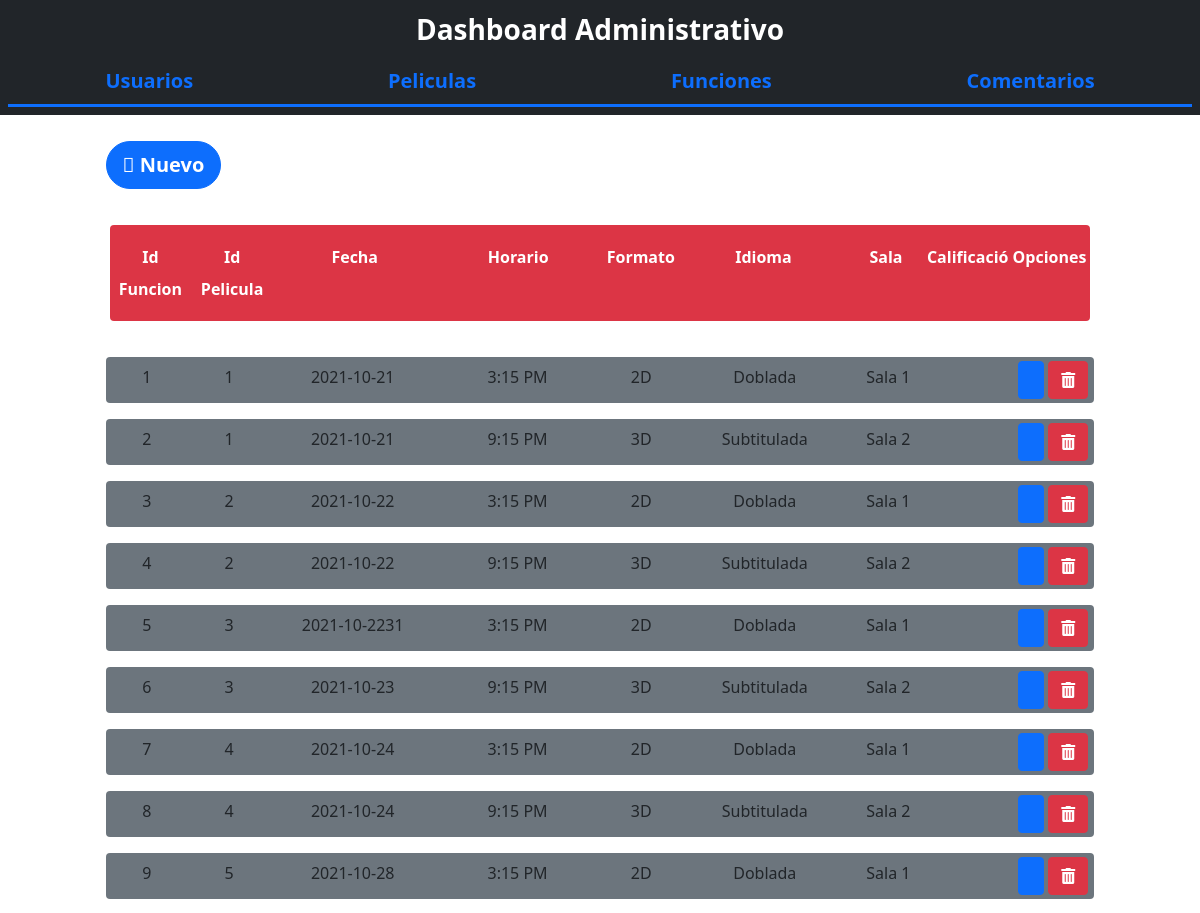
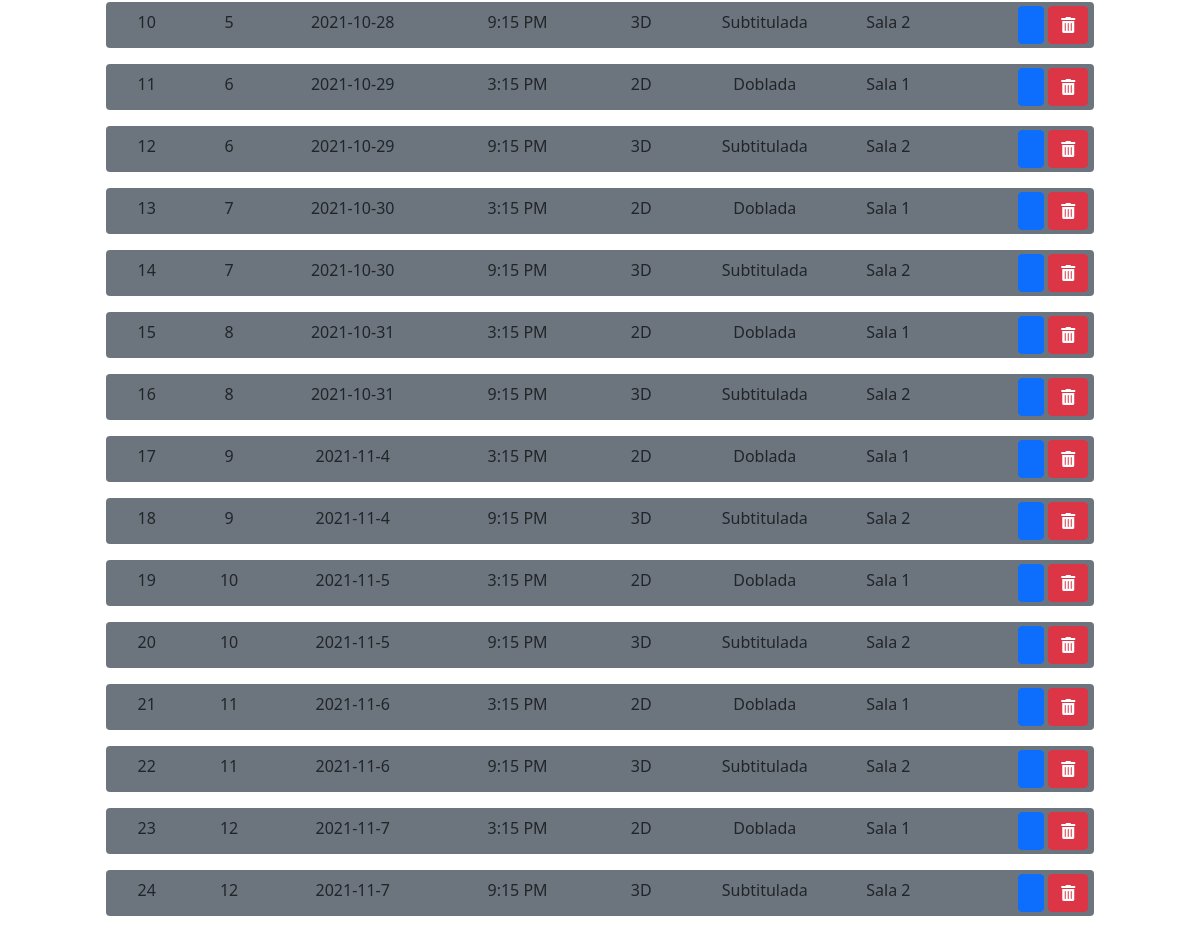
The page /funciones/ on the database as committed earlier (2 pictures, top to bottom).
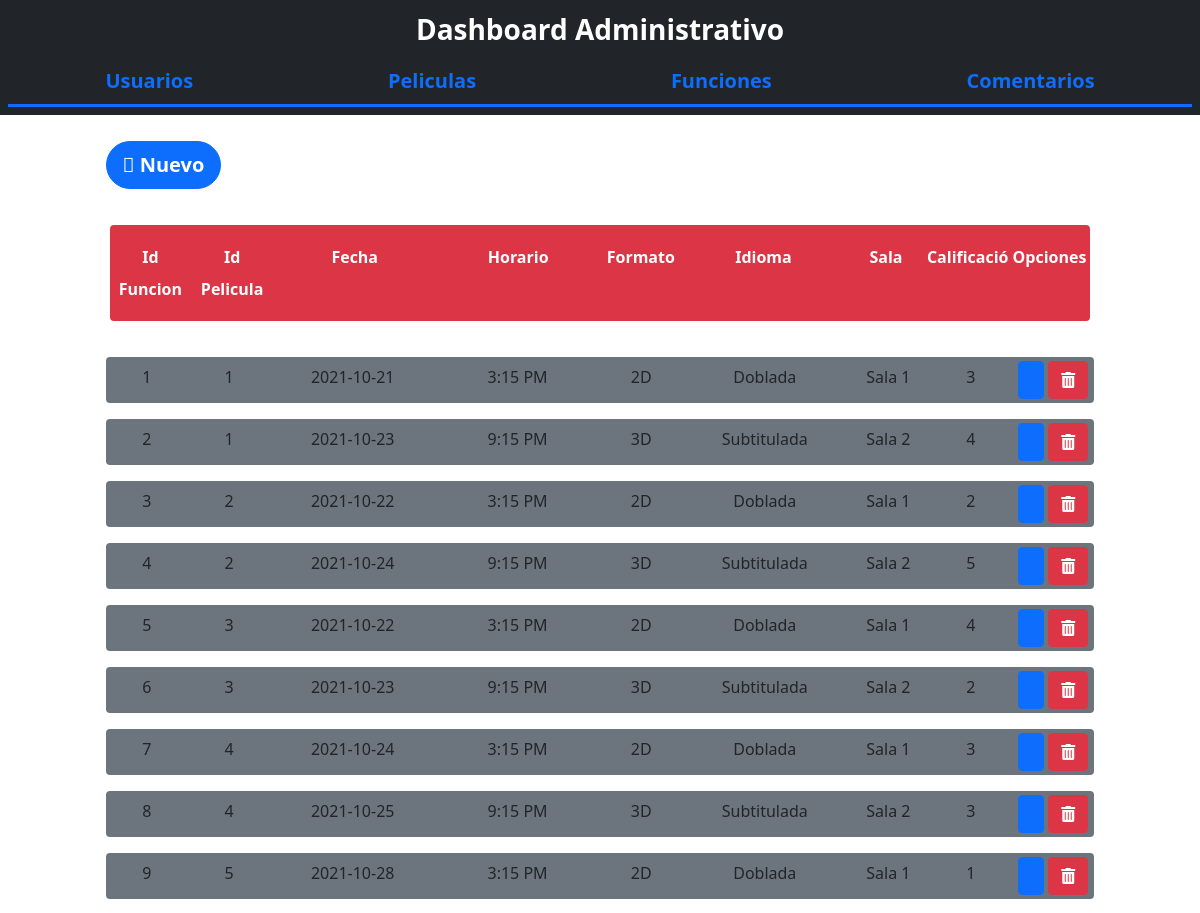
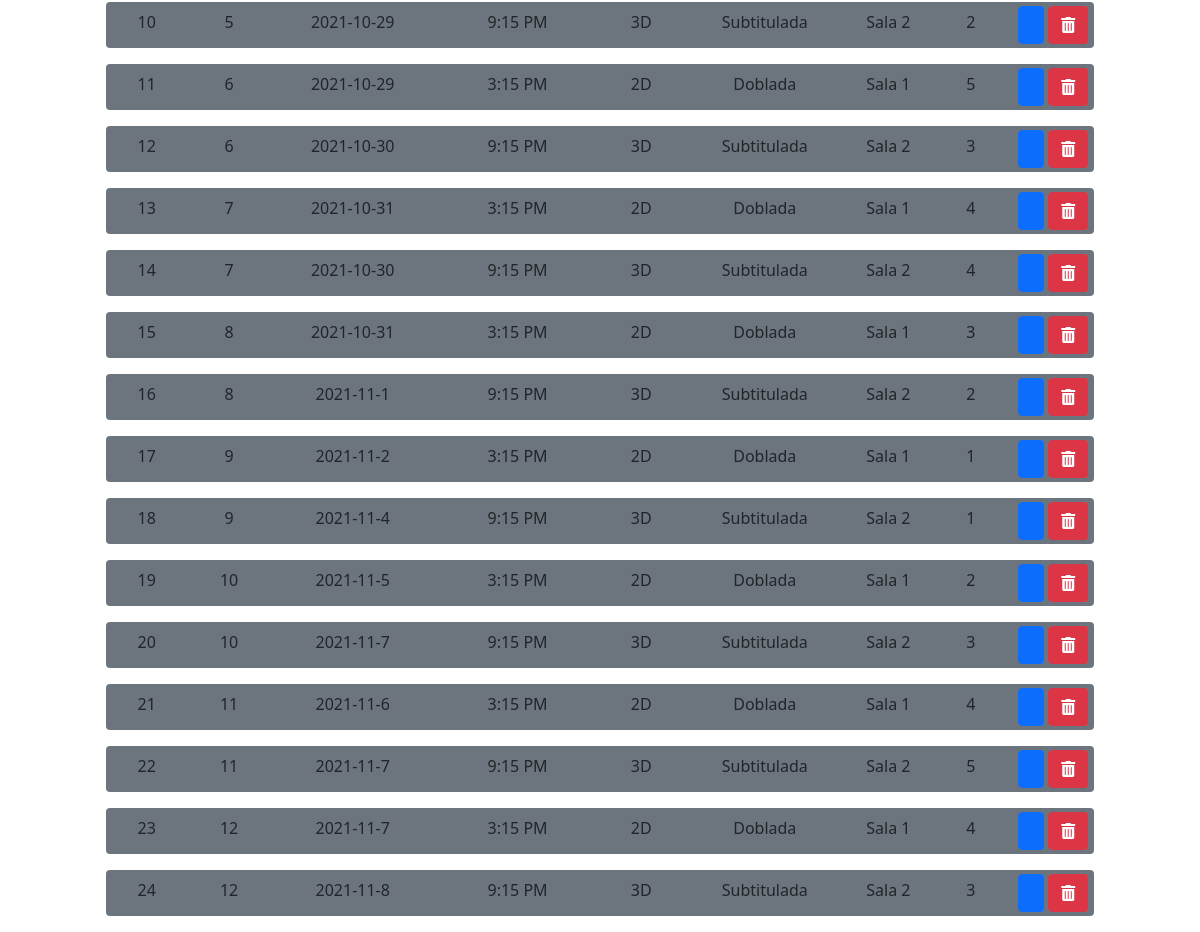
The same page on the database as committed later (2 pictures, top to bottom).
### tables this page shows
CREATE TABLE Funcion (idFuncion INTEGER PRIMARY KEY AUTOINCREMENT NOT NULL, fecha TEXT NOT NULL, horario TEXT NOT NULL, formato TEXT NOT NULL, idioma TEXT NOT NULL, sala TEXT NOT NULL, calificacion TEXT, idPelicula INTEGER NOT NULL REFERENCES Pelicula (idPelicula) MATCH SIMPLE, preciosSemana TEXT, precioFinsemana TEXT, tiquetes TEXT);

### funcion/__init__.py (the view)
@funcion_blueprint.route('/funciones/')
def verFuncion():
    funciones = sql_select_funciones()
    return render_template('funciones.html', funciones=funciones)

### database/dbFuncion.py (called while the page is built)
def sql_connection():
    try:
        con = sqlite3.connect('dataCine.db')
        return con
    except Error as err:
        print(err)

def sql_select_funciones():
    try:
        sql = "select * from funcion;"
        con = sql_connection()
        cursorObj = con.cursor()
        cursorObj.execute(sql)
        funciones = cursorObj.fetchall()
        return funciones
    except Error as err:
        print(err)

### funcion/templates/funciones.html (shortened to what this page needs)
{% extends "dashboard.html" %}
{% block item%}
<div class="container">
    <div class="row justify-content-md-center">
        <div class="col col-11">
            <a class="btn btn-primary btn-lg rounded-pill fw-bold m-3" href="{{ url_for('funcion_blueprint.crearFuncion') }}"
                role="button"><i class="fal fa-calendar-plus"></i> Nuevo</a>
            <div class="lh-lg p-1">
                <div class="d-flex flex-row flex-nowrap bd-highlight m-3 text-center fw-bolder text-white">
                    <div class="col-1 bg-danger py-3 rounded-start">
                        <div>Id Funcion</div>
                    </div>
                    <div class="col-1 bg-danger py-3">
                        <div>Id Pelicula</div>
                    </div>
                    <div class="col-2 bg-danger py-3">
                        <div>Fecha</div>
                    </div>
                    <div class="col-2 bg-danger py-3">
                        <div>Horario</div>
                    </div>
                    <div class="col-1 bg-danger py-3">
                        <div>Formato</div>
                    </div>
                    <div class="col-2 bg-danger py-3">
                        <div>Idioma</div>
                    </div>
                    <div class="col-1 bg-danger py-3">
                        <div>Sala</div>
                    </div>
                    <div class="col-1 bg-danger py-3">
                        <div>Calificación</div>
                    </div>
                    <div class="col-1 bg-danger py-3 rounded-end">
                        <div>Opciones</div>
                    </div>
                </div>
            </div>
            {%for f in funciones%}
            <div class="d-flex flex-row flex-nowrap bd-highlight m-3 text-center" style="z-index: 1;">
                <div class="col-1 bg-secondary lh-lg p-1 rounded-start">
                    <div>{{ f[0] }}</div>
                </div>
                <div class="col-1 bg-secondary lh-lg p-1">
                    <div>{{ f[7] }}</div>
                </div>
                <div class="col-2 bg-secondary lh-lg p-1">
                    <div>{{ f[1] }}</div>
                </div>
                <div class="col-2 bg-secondary lh-lg p-1">
                    <div>{{ f[2] }}</div>
                </div>
                <div class="col-1 bg-secondary lh-lg p-1">
                    <div>{{ f[3] }}</div>
                </div>
                <div class="col-2 bg-secondary lh-lg p-1">
                    <div>{{ f[4] }}</div>
                </div>
                <div class="col-1 bg-secondary lh-lg p-1">
                    <div>{{ f[5] }}</div>
                </div>
                <div class="col-1 bg-secondary lh-lg p-1">
                    <div>{% if f[6] %}{{ f[6] }}{% endif %}</div>
                </div>
                <div class="col-1 bg-secondary lh-lg p-1 rounded-end">
                    <div>
                        <a class="btn btn-primary" href="{{ url_for('funcion_blueprint.editarFuncion', idFuncion=f[0]) }}" role="button">
                        </a>
                        <a class="btn btn-danger" href="{{ url_for('funcion_blueprint.eliminarFuncion', idFuncion=f[0]) }}" role="button">
                            <i class="fas fa-trash-alt"></i>
                        </a>
                    </div>
                </div>
            </div>
            {% endfor %}
        </div>
    </div>
</div>
{% endblock %}

Rows that differ between the two databases and show on the page:
changed Funcion id 1: calificacion (not shown) → "3"
changed Funcion id 2: fecha "2021-10-21" → "2021-10-23"; calificacion (not shown) → "4"
changed Funcion id 3: calificacion (not shown) → "2"
changed Funcion id 4: fecha "2021-10-22" → "2021-10-24"; calificacion (not shown) → "5"
changed Funcion id 5: fecha "2021-10-2231" → "2021-10-22"; calificacion (not shown) → "4"
changed Funcion id 6: calificacion (not shown) → "2"
changed Funcion id 7: calificacion (not shown) → "3"
changed Funcion id 8: fecha "2021-10-24" → "2021-10-25"; calificacion (not shown) → "3"
changed Funcion id 9: calificacion (not shown) → "1"
changed Funcion id 10: fecha "2021-10-28" → "2021-10-29"; calificacion (not shown) → "2"
changed Funcion id 11: calificacion (not shown) → "5"
changed Funcion id 12: fecha "2021-10-29" → "2021-10-30"; calificacion (not shown) → "3"
changed Funcion id 13: fecha "2021-10-30" → "2021-10-31"; calificacion (not shown) → "4"
changed Funcion id 14: calificacion (not shown) → "4"
changed Funcion id 15: calificacion (not shown) → "3"
changed Funcion id 16: fecha "2021-10-31" → "2021-11-1"; calificacion (not shown) → "2"
changed Funcion id 17: fecha "2021-11-4" → "2021-11-2"; calificacion (not shown) → "1"
changed Funcion id 18: calificacion (not shown) → "1"
changed Funcion id 19: calificacion (not shown) → "2"
changed Funcion id 20: fecha "2021-11-5" → "2021-11-7"; calificacion (not shown) → "3"
changed Funcion id 21: calificacion (not shown) → "4"
changed Funcion id 22: fecha "2021-11-6" → "2021-11-7"; calificacion (not shown) → "5"
changed Funcion id 23: calificacion (not shown) → "4"
changed Funcion id 24: fecha "2021-11-7" → "2021-11-8"; calificacion (not shown) → "3"
